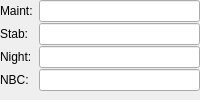
      <widget class="QWidget" name="assetWidget" native="true">
       <property name="sizePolicy">
        <sizepolicy hsizetype="Minimum" vsizetype="Minimum">
         <horstretch>0</horstretch>
         <verstretch>0</verstretch>
        </sizepolicy>
       </property>
       <layout class="QFormLayout" name="rangeLayout">
        <property name="fieldGrowthPolicy">
         <enum>QFormLayout::ExpandingFieldsGrow</enum>
        </property>
        <property name="formAlignment">
         <set>Qt::AlignLeading|Qt::AlignLeft|Qt::AlignTop</set>
        </property>
        <property name="horizontalSpacing">
         <number>-1</number>
        </property>
        <property name="verticalSpacing">
         <number>1</number>
        </property>
        <property name="leftMargin">
         <number>0</number>
        </property>
        <property name="topMargin">
         <number>0</number>
        </property>
        <property name="rightMargin">
         <number>0</number>
        </property>
        <property name="bottomMargin">
         <number>0</number>
        </property>
        <item row="0" column="0">
         <widget class="QLabel" name="maintenanceLabel">
          <property name="text">
           <string>Maint:</string>
          </property>
          <property name="buddy">
           <cstring>maintenanceLineEdit</cstring>
          </property>
         </widget>
        </item>
        <item row="0" column="1">
         <widget class="QLineEdit" name="maintenanceLineEdit">
          <property name="sizePolicy">
           <sizepolicy hsizetype="Expanding" vsizetype="Minimum">
            <horstretch>0</horstretch>
            <verstretch>0</verstretch>
           </sizepolicy>
          </property>
          <property name="toolTip">
           <string>Maintenance number.</string>
          </property>
          <property name="alignment">
           <set>Qt::AlignRight|Qt::AlignTrailing|Qt::AlignVCenter</set>
          </property>
          <property name="readOnly">
           <bool>true</bool>
          </property>
         </widget>
        </item>
        <item row="1" column="0">
         <widget class="QLabel" name="stabLabel">
          <property name="text">
           <string>Stab:</string>
          </property>
          <property name="buddy">
           <cstring>stabLineEdit</cstring>
          </property>
         </widget>
        </item>
        <item row="1" column="1">
         <widget class="QLineEdit" name="stabLineEdit">
          <property name="sizePolicy">
           <sizepolicy hsizetype="Expanding" vsizetype="Minimum">
            <horstretch>0</horstretch>
            <verstretch>0</verstretch>
           </sizepolicy>
          </property>
          <property name="toolTip">
           <string>Any special weapon stabilization machinery.</string>
          </property>
          <property name="alignment">
           <set>Qt::AlignRight|Qt::AlignTrailing|Qt::AlignVCenter</set>
          </property>
          <property name="readOnly">
           <bool>true</bool>
          </property>
         </widget>
        </item>
        <item row="3" column="0">
         <widget class="QLabel" name="nightLabel">
          <property name="text">
           <string>Night:</string>
          </property>
          <property name="buddy">
           <cstring>nightLineEdit</cstring>
          </property>
         </widget>
        </item>
        <item row="3" column="1">
         <widget class="QLineEdit" name="nightLineEdit">
          <property name="sizePolicy">
           <sizepolicy hsizetype="Expanding" vsizetype="Minimum">
            <horstretch>0</horstretch>
            <verstretch>0</verstretch>
           </sizepolicy>
          </property>
          <property name="alignment">
           <set>Qt::AlignRight|Qt::AlignTrailing|Qt::AlignVCenter</set>
          </property>
          <property name="readOnly">
           <bool>true</bool>
          </property>
         </widget>
        </item>
        <item row="4" column="0">
         <widget class="QLabel" name="radLabel">
          <property name="text">
           <string>NBC:</string>
          </property>
          <property name="buddy">
           <cstring>radLineEdit</cstring>
          </property>
         </widget>
        </item>
        <item row="4" column="1">
         <widget class="QLineEdit" name="radLineEdit">
          <property name="sizePolicy">
           <sizepolicy hsizetype="Expanding" vsizetype="Minimum">
            <horstretch>0</horstretch>
            <verstretch>0</verstretch>
           </sizepolicy>
          </property>
          <property name="toolTip">
           <string>Vehicle resistance to radiation, biological or chemical agents. (Open, Enclosed, or Radiologically Shielded).</string>
          </property>
          <property name="alignment">
           <set>Qt::AlignRight|Qt::AlignTrailing|Qt::AlignVCenter</set>
          </property>
          <property name="readOnly">
           <bool>true</bool>
          </property>
         </widget>
        </item>
       </layout>
      </widget>
